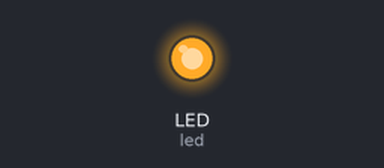
Bench run of a program on a simulated CircuitPython board. Shown: output pins drawn as LEDs (lit = HIGH). What the program prints to the serial console is not drawn. At 2.0 s the program ends and the board releases its pins; the recording ends there.

Above: at 0.1 s.
At 1.1 s:
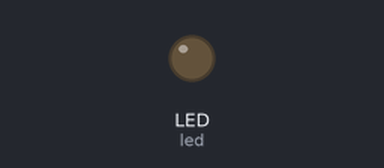
Timing chart, 0 to 2.0 s (numbered marks = the images above):
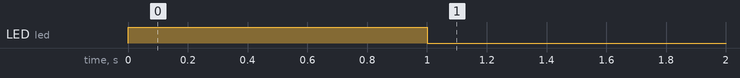

Measured:
- by itself, LED (led): LOW → HIGH at 0.00 s, → LOW 1.0 s later

The program:

led.py
```python
import time
import board
import digitalio

led = digitalio.DigitalInOut(board.LED)
led.direction = digitalio.Direction.OUTPUT
led.value = True
time.sleep(1)
led.value = False
time.sleep(1)

print("Done!")
led.deinit()
```
